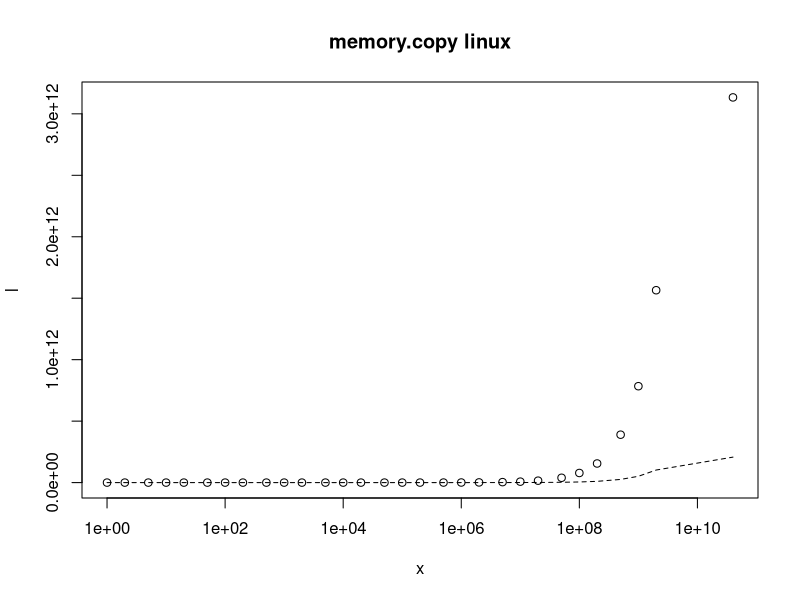

The R source for this figure:
# Input data
x <- c(1,2,5,10,20,50,100,200,500,1000,2000,5000,10000,20000,50000,100000,200000,500000,1000000,2000000,5000000,10000000,20000000,50000000,100000000,200000000,500000000,1000000000,2000000000,40000000000)
l <- c(4433500,4447900,4448700,4442500,4452100,4558100,4570700,4581700,4591600,4614000,4623800,7936800,11177000,17512000,43075000,80194000,156880000,386500000,765290000,1528700000,3840800000,7702000000,15617000000,39220000000,78225000000,155420000000,389660000000,784200000000,1565000000000,3133700000000)
a <- c(1578000,1589900,1597100,1603100,1604000,1616100,1610500,1620300,1650200,1671400,1698800,1769300,1863100,2613500,4230900,6799900,12032000,27155000,52744000,103360000,254620000,507320000,1010800000,2526600000,5094600000,10171000000,25821000000,51241000000,102200000000,207220000000)

png("memory-copy-log.png")
plot(x, l, log = "x", main = "memory.copy linux", lty = 1)
lines(x, a, lty = 2)
